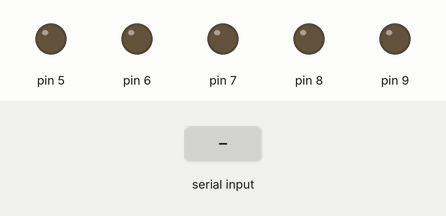
Simulated run of this sketch. Board: Arduino Uno, built with avr-gcc and run on an emulated ATmega328P. Shown: output pins drawn as LEDs (lit = HIGH). The test bench sets the inputs (shaded band). What the sketch prints to the serial monitor is not drawn.

Above: at 1.2 s.
1.3 s: "0" received over Serial
At 2.5 s:
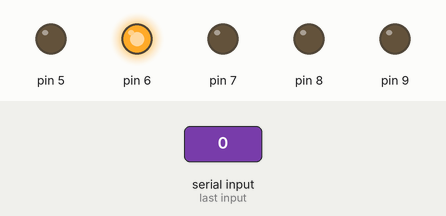
2.8 s: "9" received over Serial
At 3.7 s:
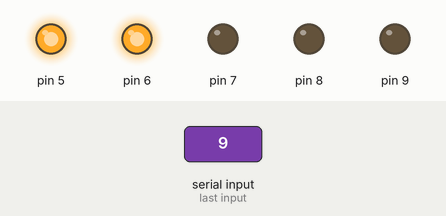
4.3 s: "1" received over Serial
At 4.8 s:
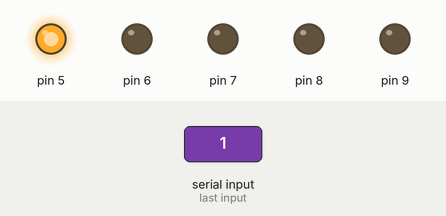
5.8 s: "3" received over Serial
At 7.0 s:
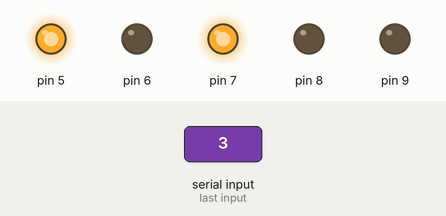
7.3 s: "2" received over Serial
At 8.3 s:
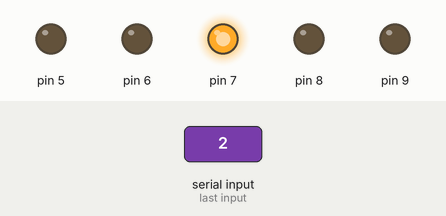
8.8 s: "5" received over Serial
At 9.5 s:
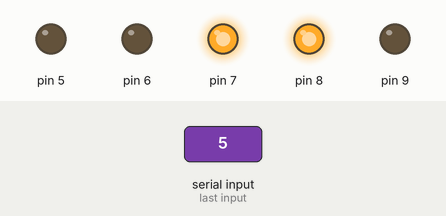
Timing chart, 0 to 11.3 s (numbered marks = the images above; inputs shaded):
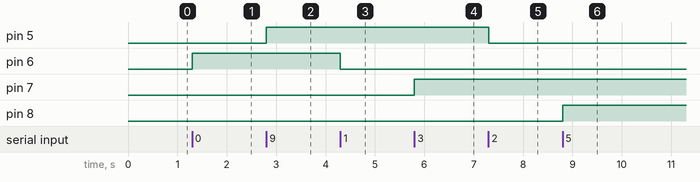

The sketch:

bt_auto.ino
```cpp
char Incoming_value = 0;
void setup() {
  // put your setup code  here, to run once:
Serial.begin(9600);
pinMode(6,OUTPUT);
pinMode(5,OUTPUT);
pinMode(7,OUTPUT);
pinMode(8,OUTPUT);
pinMode(9,OUTPUT);

}

void  loop() {
  if (Serial.available()  > 0)
    {
      Incoming_value = Serial.read();
      Serial.pvvrint(Incoming_value);
      Serial.print("/n");
      if (Incoming_value == '0')
        digitalWrite(6,HIGH);
      else if(Incoming_value == '1')
        digitalWrite(6,LOW);
         if (Incoming_value == '9')
        digitalWrite(5,HIGH);
      else if(Incoming_value == '2')
        digitalWrite(5,LOW);
         if (Incoming_value == '3')
        digitalWrite(7,HIGH);
      else if(Incoming_value == '4')
        digitalWrite(7,LOW);
         if (Incoming_value == '5')
        digitalWrite(8,HIGH);
      else if(Incoming_value == '6')
        digitalWrite(8,LOW);
         if (Incoming_value == '7')
        digitalWrite(9,HIGH);
      else if(Incoming_value == '8')
        digitalWrite(9,LOW);
    }
}
```

Measured:
- after the input at 1.3 s, pin 6: LOW → HIGH at once
- after the input at 2.8 s, pin 5: LOW → HIGH at once
- after the input at 4.3 s, pin 6: HIGH → LOW at once
- after the input at 5.8 s, pin 7: LOW → HIGH at once
- after the input at 7.3 s, pin 5: HIGH → LOW at once
- after the input at 8.8 s, pin 8: LOW → HIGH at once
